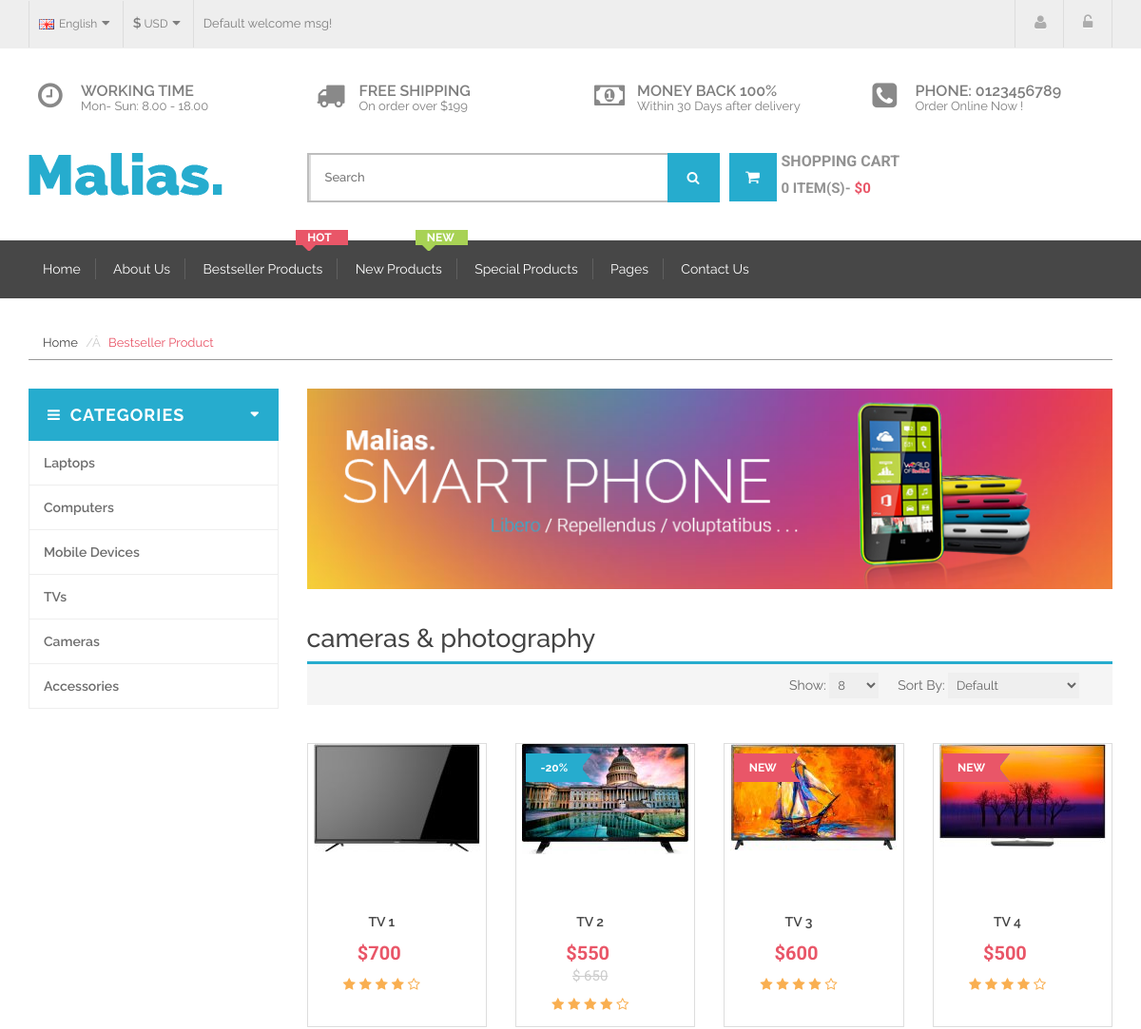
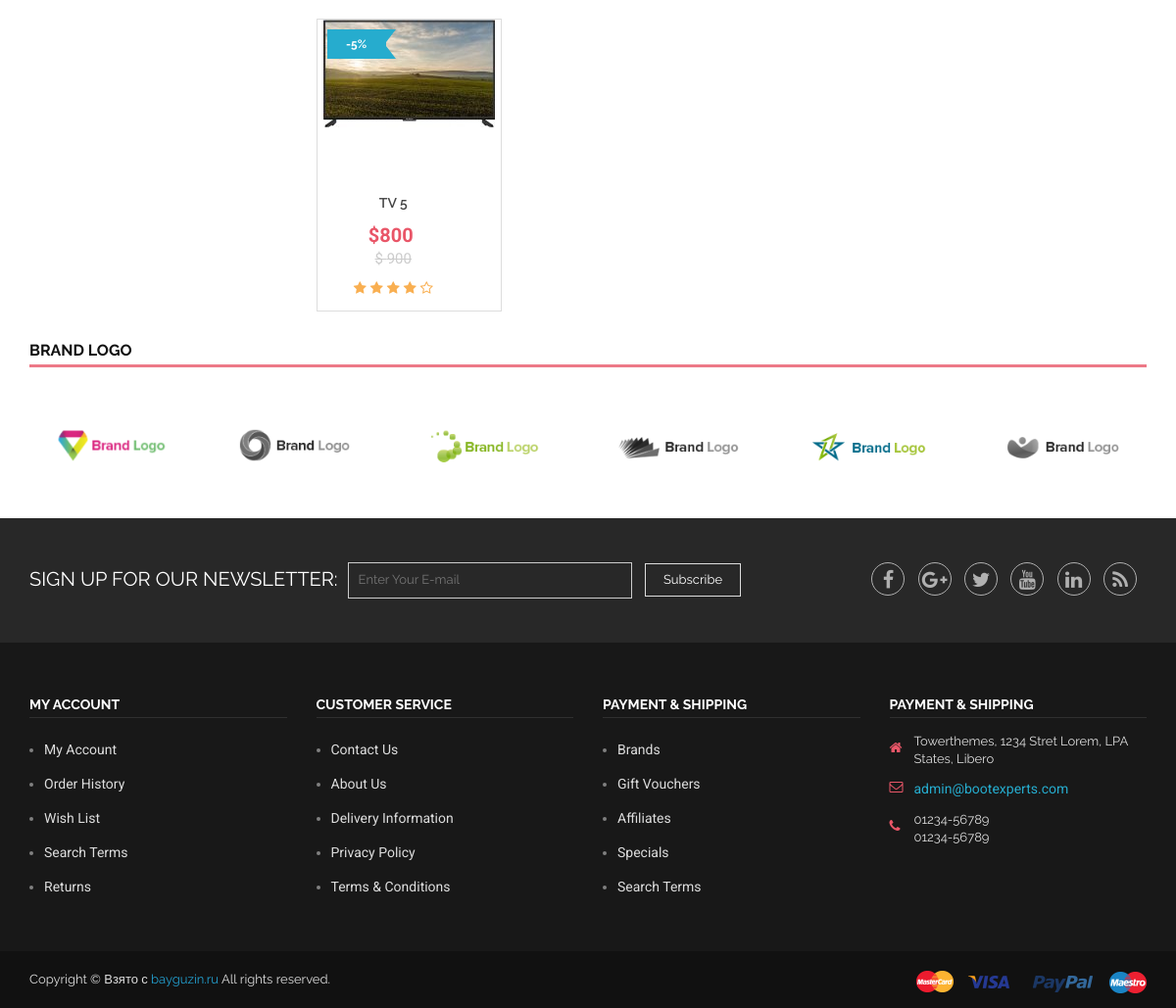
Page /category/4 on the committed database (2 pictures, top to bottom).
### tables this page shows
CREATE TABLE `products` (
  `id_product` int(100) NOT NULL,
  `id_category` int(100) NOT NULL,
  `product_name` varchar(100) NOT NULL,
  `product_photo` varchar(100) NOT NULL,
  `second_photo` varchar(100) NOT NULL,
  `price` int(100) NOT NULL,
  `old_price` int(100) NOT NULL,
  `publication` int(100) NOT NULL,
  `is_new` int(100) NOT NULL,
  `discount` int(100) NOT NULL
);

### config/routes.php (called while the page is built)
<?php
return array(
    'search'=>'search/search',
    'my-account'=>'myaccount/enter',
    'account'=>'account/authorization',
    'cart/remove/([0-9]+)'=>'cart/remove/$1',
    'cart/price'=>'cart/price',
    'cart/add/([0-9]+)'=>'cart/add/$1',
    'cart'=>'cart/view',
    'product/view/([0-9]+)'=>'catalog/modal/$1',
    'category/([0-9]+)' => 'catalog/category/$1',
    '' => 'home/index'
);

### controllers/CatalogController.php (called while the page is built, shortened)
<?php
class CatalogController {
    public function actionCategory() {
        $products = Catalog::getProduct();
        $category = Home::getProductCategory();
        $uri = $_SERVER['REQUEST_URI'];
        $pageArray = explode('/', $uri);
        $pageCategory = array_pop($pageArray);
        require_once ROOT . '../views/shop.php';
        return true;
    }
}

### index.php (called while the page is built, shortened)
<?php
require_once(ROOT.'/components/Router.php');
$router = new Router();
$router->run();

### models/Home.php (called while the page is built)
<?php
class Home{
    public static function getProductCategory(){
        $db=Db::getConnection();
        $category=array();
        $result=$db->query("SELECT * FROM `Product-category` WHERE `show_category` = 1");
        $i=0;
        while($row=$result->fetch()){
            $category[$i]['id_category']=$row['id_category'];
            $category[$i]['name_category']=$row['name_category'];
            $category[$i]['show_category']=$row['show_category'];
            $i++;
        }
        return $category;
    }
}

### models/Cart.php (called while the page is built, shortened)
<?php
class Cart {
    public static function getProductsFromCart($ids){
        $products=array();
        $idstring= implode(',', $ids);
        return $products;
    }
    public static function cartListProducts() {
        $productsInCartById=array();
        return self::getProductsFromCart($productsInCartById);
    }
    public static function totalPrice(){
        $total=0;
        $products= self::cartListProducts();
        return $total;
    }
}

### models/Catalog.php (called while the page is built, shortened)
<?php
class Catalog{
    public static function getProduct(){
        $db=Db::getConnection();
        $products=array();
        $result=$db->query("SELECT * FROM `products` WHERE `publication`=1");
        $i=0;
        while($row=$result->fetch()){
            $products[$i]['id_product']=$row['id_product'];
            $products[$i]['id_category']=$row['id_category'];
            $products[$i]['product_name']=$row['product_name'];
            $products[$i]['product_photo']=$row['product_photo'];
            $products[$i]['second_photo']=$row['second_photo'];
            $products[$i]['price']=$row['price'];
            $products[$i]['old_price']=$row['old_price'];
            $products[$i]['publication']=$row['publication'];
            $products[$i]['is_new']=$row['is_new'];
            $products[$i]['discount']=$row['discount'];
            $i++;
        }
        return $products;
    }
}

### views/shop.php (the view, shortened to what this page needs)
<?php include ROOT . '/views/layouts/header.php'; ?>
<section class="page-content">
    <div class="container">
        <div class="row">
            <div class="col-md-12">
                <ul class="page-menu">
                    <li><a href="index.html">Home</a></li>
                    <li class="active"><a href="#">Bestseller Product</a></li>
                </ul>
            </div>
        </div>
        <div class="row">
            <div class="col-md-3">
                <div class="left-category-menu hidden-sm hidden-xs">
                    <div class="left-product-cat">
                        <div class="category-heading">
                            <h2>categories</h2>
                        </div>
                        <div class="category-menu-list">
                            <ul>
                                <?php foreach ($category as $key): ?>
                                    <li class="arrow-plus">
                                        <a href="<?php echo'/category/' . $key['id_category']; ?>"><?php echo $key['name_category'] ?></a>
                                    </li>
                                <?php endforeach; ?>
                            </ul>
                        </div>
                    </div>
                </div>
            </div>
            <div class="col-md-9 col-xs-12">
                <div class="product-banner">
                    <div class="row">
                        <div class="col-xs-12">
                            <div class="banner">
                                <a href="#"><img src="/views/img/banner/12.jpg" alt="Product Banner"></a>
                            </div>
                        </div>
                    </div>
                </div>
                <div class="product-area">
                    <div class="row">
                        <div class="col-xs-12">
                            <div class="product-menu">
                                <div class="product-title">
                                    <h3 class="title-group-3 gfont-1">cameras & photography</h3>
                                </div>
                            </div>
                            <div class="product-filter">
                                <ul role="tablist">
                                    <li role="presentation" class="list">
                                        <a href="#display-1-1" role="tab" data-toggle="tab"></a>
                                    </li>
                                    <li role="presentation"  class="grid active">
                                        <a href="#display-1-2" role="tab" data-toggle="tab"></a>
                                    </li>
                                </ul>
                                <div class="sort">
                                    <label>Sort By:</label>
                                    <select>
                                        <option value="#">Default</option>
                                    </select>
                                </div>
                                <div class="limit">
                                    <label>Show:</label>
                                    <select>
                                        <option value="#">8</option>
                                    </select>
                                </div>
                            </div>
                        </div>
                    </div>
                    <div class="row">
                        <div class="col-xs-12 col-md-12">
                            <div class="product">
                                <div class="tab-content">
                                    <div role="tabpanel" class="tab-pane fade in  active" id="display-1-2">
                                        <div class="row">
                                            <?php foreach ($products as $key): ?>
                                                <?php if ($key['id_category'] == $pageCategory): ?>
                                                    <div class="col-md-3 col-sm-4 col-xs-12">
                                                        <div class="single-product">
                                                            <?php if ($key['is_new'] == 1): ?>
                                                                <div class="label_new">
                                                                    <span class="new">new</span>
                                                                </div>
                                                            <?php endif; ?>
                                                            <?php if ($key['discount'] != 0): ?>
                                                                <div class="sale-off">
                                                                    <span class="sale-percent">-<?php echo $key['discount']; ?>%</span>
                                                                </div>
                                                            <?php endif; ?>
                                                            <div class="product-img">
                                                                <a href="#">
                                                                    <img class="primary-img" src="<?php echo $key['product_photo']; ?>" alt="<?php echo $key['product_name']; ?>">
                                                                </a>
                                                            </div>
                                                            <div class="col-md-9 col-sm-8 col-xs-12">
                                                                <div class="product-description">
                                                                    <h5 class="product-title"><a href="#"><?php echo $key['product_name']; ?></a></h5>
                                                                    <div class="price-box">
                                                                        <span class="price">$<?php echo $key['price']; ?></span>
                                                                        <?php if ($key['old_price'] != 0): ?>
                                                                            <span class="old-price">$ <?php echo $key['old_price']; ?></span>
                                                                        <?php endif; ?>
                                                                    </div>
                                                                    <span class="rating">
                                                                        <i class="fa fa-star"></i>
                                                                        <i class="fa fa-star"></i>
                                                                        <i class="fa fa-star"></i>
                                                                        <i class="fa fa-star"></i>
                                                                        <i class="fa fa-star-o"></i>
                                                                    </span>
                                                                </div>
                                                            </div>
                                                        </div>
                                                    </div>
                                                <?php endif; ?>
                                            <?php endforeach; ?>
                                        </div>
                                    </div>
                                </div>
                            </div>
                        </div>
                    </div>
                </div>
            </div>
        </div>
    </div>
    <div class="brand-logo-area carosel-navigation">
        <div class="container">
            <div class="row">
                <div class="col-md-12">
                    <div class="area-title">
                        <h3 class="title-group border-red gfont-1">Brand Logo</h3>
                    </div>
                </div>
            </div>
            <div class="row">
                <div class="active-brand-logo">
                    <div class="col-md-2">
                        <div class="single-brand-logo">
                            <a href="#"><img src="/views/img/brand/1.png" alt=""></a>
                        </div>
                    </div>
                    <div class="col-md-2">
                        <div class="single-brand-logo">
                            <a href="#"><img src="/views/img/brand/2.png" alt=""></a>
                        </div>
                    </div>
                    <div class="col-md-2">
                        <div class="single-brand-logo">
                            <a href="#"><img src="/views/img/brand/3.png" alt=""></a>
                        </div>
                    </div>
                    <div class="col-md-2">
                        <div class="single-brand-logo">
                            <a href="#"><img src="/views/img/brand/4.png" alt=""></a>
                        </div>
                    </div>
                    <div class="col-md-2">
                        <div class="single-brand-logo">
                            <a href="#"><img src="/views/img/brand/5.png" alt=""></a>
                        </div>
                    </div>
                    <div class="col-md-2">
                        <div class="single-brand-logo">
                            <a href="#"><img src="/views/img/brand/6.png" alt=""></a>
                        </div>
                    </div>
                </div>
            </div>
        </div>
    </div>
    <div class="subscribe-area">
        <div class="container">
            <div class="row">
                <div class="col-md-8 col-sm-7 col-xs-12">
                    <label class="hidden-sm hidden-xs">Sign Up for Our Newsletter:</label>
                    <div class="subscribe">
                        <form action="#">
                            <input type="text" placeholder="Enter Your E-mail">
                            <button type="submit">Subscribe</button>
                        </form>
                    </div>
                </div>
                <div class="col-md-4 col-sm-5 col-xs-12">
                    <div class="social-media">
                        <a href="#"><i class="fa fa-facebook fb"></i></a>
                        <a href="#"><i class="fa fa-google-plus gp"></i></a>
                        <a href="#"><i class="fa fa-twitter tt"></i></a>
                        <a href="#"><i class="fa fa-youtube yt"></i></a>
                        <a href="#"><i class="fa fa-linkedin li"></i></a>
                        <a href="#"><i class="fa fa-rss rs"></i></a>
                    </div>
                </div>
            </div>
        </div>
    </div>
</section>
<?php include ROOT . '/views/layouts/footer.php'; ?>

### components/Router.php (shortened to what this page needs)
<?php
class Router {
    private $routes;
    public function __construct() {
        $routesPath = ROOT . '/config/routes.php';
        $this->routes = include($routesPath);
    }
    private function getURI() {
        if (!empty($_SERVER['REQUEST_URI'])) {
            return trim($_SERVER['REQUEST_URI'], '/');
        }
    }
    public function run() {
        $uri = $this->getURI();
        foreach ($this->routes as $uriPattern => $path) {
            if (preg_match("~$uriPattern~", $uri)) {
                $internalRoute = preg_replace("~$uriPattern~", $path, $uri);
                $segments = explode('/', $internalRoute);
                $controllerName = array_shift($segments).'Controller';
                $actionName = 'action'.ucfirst(array_shift($segments));
                $parameters = $segments;
                $controllerObject = new $controllerName;
                $result = call_user_func_array(array($controllerObject, $actionName), $parameters);
                if ($result != null) {
                    break;
                }
            }
        }
    }
}

### views/css/main.css (style rules this page uses)
html { color: #222; font-size: 1em; line-height: 1.4; }
audio, canvas, iframe, img, svg, video { vertical-align: middle; }

### rows in the picture
product-category: name_category "Laptops"
product-category: name_category "Computers"
product-category: name_category "Mobile Devices"
product-category: name_category "TVs"
product-category: name_category "Cameras"
product-category: name_category "Accessories"
products: product_photo (picture)
products: discount "20", product_photo (picture), product_name "TV 2"
products: is_new "NEW", product_photo (picture)
products: is_new "NEW", product_photo (picture)
products: discount "5", product_photo (picture), product_name "TV 5"
